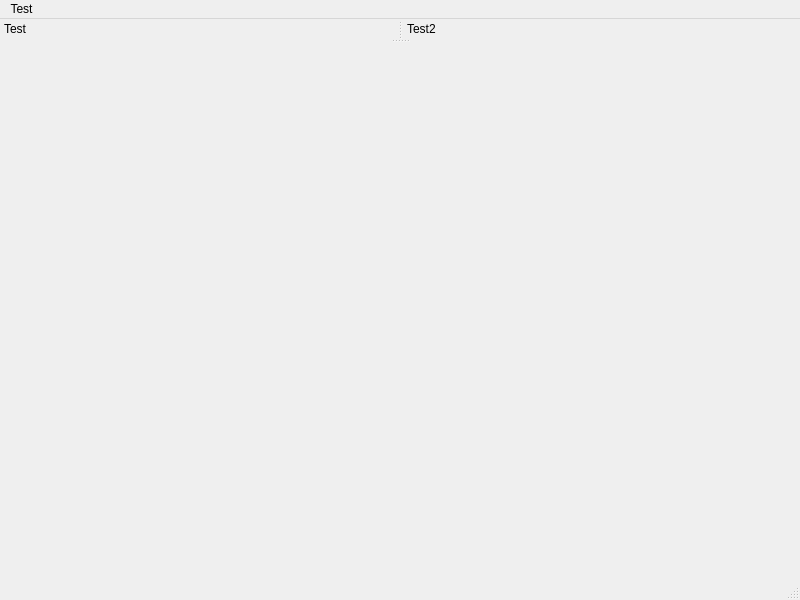
<?xml version="1.0" encoding="UTF-8"?>
<ui version="4.0">
 <class>MainWindow</class>
 <widget class="QMainWindow" name="MainWindow">
  <property name="geometry">
   <rect>
    <x>0</x>
    <y>0</y>
    <width>800</width>
    <height>600</height>
   </rect>
  </property>
  <property name="font">
   <font>
    <family>Segoe UI</family>
    <pointsize>9</pointsize>
   </font>
  </property>
  <property name="windowTitle">
   <string>MainWindow</string>
  </property>
  <property name="animated">
   <bool>false</bool>
  </property>
  <property name="dockNestingEnabled">
   <bool>false</bool>
  </property>
  <property name="dockOptions">
   <set>QMainWindow::AllowTabbedDocks|QMainWindow::ForceTabbedDocks</set>
  </property>
  <widget class="QWidget" name="centralwidget"/>
  <widget class="QStatusBar" name="statusbar"/>
  <widget class="QDockWidget" name="dockWidget">
   <property name="sizePolicy">
    <sizepolicy hsizetype="Preferred" vsizetype="Minimum">
     <horstretch>0</horstretch>
     <verstretch>0</verstretch>
    </sizepolicy>
   </property>
   <property name="features">
    <set>QDockWidget::NoDockWidgetFeatures</set>
   </property>
   <property name="allowedAreas">
    <set>Qt::TopDockWidgetArea</set>
   </property>
   <property name="windowTitle">
    <string>Test</string>
   </property>
   <attribute name="dockWidgetArea">
    <number>4</number>
   </attribute>
   <widget class="QWidget" name="dockWidgetContents"/>
  </widget>
  <widget class="QDockWidget" name="dockWidget_3">
   <property name="features">
    <set>QDockWidget::DockWidgetMovable</set>
   </property>
   <property name="allowedAreas">
    <set>Qt::TopDockWidgetArea</set>
   </property>
   <property name="windowTitle">
    <string>Test2</string>
   </property>
   <attribute name="dockWidgetArea">
    <number>4</number>
   </attribute>
   <widget class="QWidget" name="dockWidgetContents_3"/>
  </widget>
  <widget class="QMenuBar" name="menuBar">
   <property name="geometry">
    <rect>
     <x>0</x>
     <y>0</y>
     <width>800</width>
     <height>22</height>
    </rect>
   </property>
   <widget class="QMenu" name="menuTest">
    <property name="title">
     <string>Test</string>
    </property>
    <property name="icon">
     <iconset resource="../Icons/icons.qrc">
      <normaloff>:/File/openfolder.png</normaloff>:/File/openfolder.png</iconset>
    </property>
   </widget>
   <addaction name="menuTest"/>
  </widget>
  <action name="actionNew">
   <property name="text">
    <string>&amp;New</string>
   </property>
  </action>
  <action name="actionOpen">
   <property name="text">
    <string>&amp;Open</string>
   </property>
  </action>
  <action name="actionSave">
   <property name="text">
    <string>&amp;Save</string>
   </property>
  </action>
  <action name="actionSave_As">
   <property name="text">
    <string>Save &amp;As...</string>
   </property>
  </action>
  <action name="actionExit">
   <property name="text">
    <string>&amp;Exit</string>
   </property>
  </action>
 </widget>
 <resources>
  <include location="../Icons/icons.qrc"/>
 </resources>
 <connections/>
</ui>
